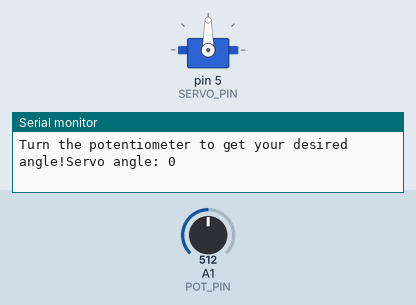
Simulated run of this sketch. Board: Arduino Uno, built with avr-gcc and run on an emulated ATmega328P. On the bench: servo, the last lines printed to the serial monitor. Inputs (shaded band) come from the test bench; at power-on: A1 (POT_PIN) = 512.

Above: at 1.2 s.
1.3 s: A1 (POT_PIN) set to 716
At 2.5 s:
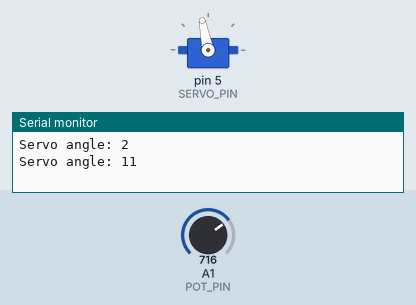
2.8 s: A1 (POT_PIN) set to 1023
At 3.6 s:
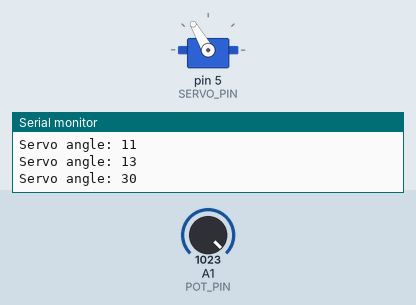
4.3 s: A1 (POT_PIN) set to 306
At 4.7 s:
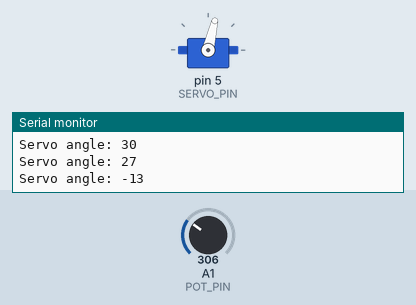
Timing chart, 0 to 7.3 s (numbered marks = the images above; inputs shaded):
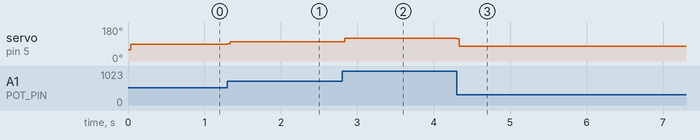

The sketch:

angle.ino
```cpp
#include <math.h>
#include <time.h>
#include <stdbool.h>
#include <Servo.h>
#include <stdlib.h>
String angleS;
Servo angle_servo;
const int SERVO_PIN = 5, START_ANGLE = 60, MAX_ANGLE, POT_PIN =A1, max_reading = 200;
static int val, old_val;
bool done = false;
String input;
void setup() {
  // put your setup code here, to run once:
  angle_servo.attach(SERVO_PIN);
  angle_servo.write(START_ANGLE);
  Serial.begin(9600);
  Serial.print("Turn the potentiometer to get your desired angle!");
  old_val = START_ANGLE;
}

void loop() {
  // put your main code here, to run repeatedly:
  int total = 0, count = 0;
    while (count < max_reading){
      val = map(analogRead(POT_PIN), 0, 1023, 60, 120);
      total += val;
      count++;
    }
    val = total/(max_reading);
    if (abs(val-old_val) >= 1){
      angle_servo.write(val);
      Serial.print("Servo angle: ");
      Serial.println(val-90);
      old_val = val;
    }
}
```

Measured:
- after the input at 1.3 s, servo on pin 5 (SERVO_PIN): 90° → 101° at once
- after the input at 2.8 s, servo on pin 5 (SERVO_PIN): 101° → 120° at once
- after the input at 4.3 s, servo on pin 5 (SERVO_PIN): 120° → 77° at once
